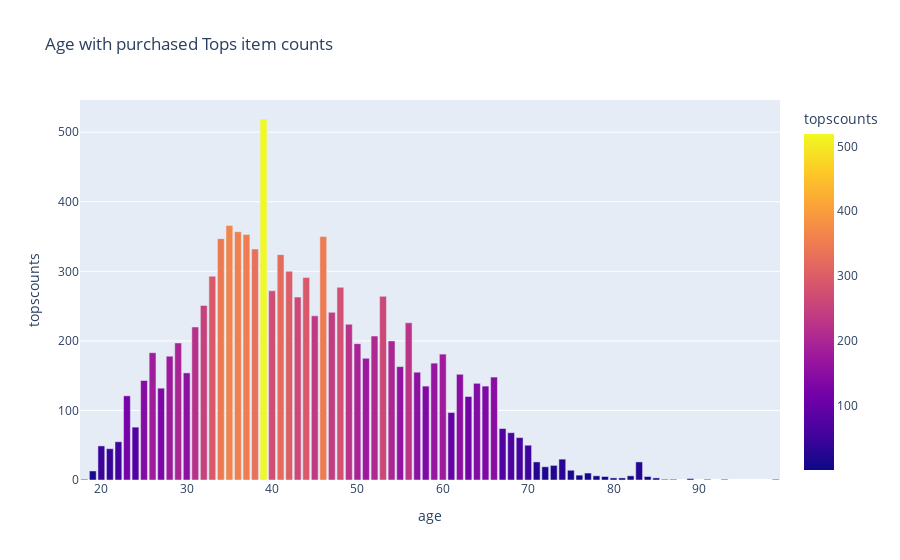

Notebook code cell kept with this figure:
### Code cell
# Creating Bar plot
fig = px.bar(age_tops, x="age", y="topscounts", title="Age with purchased Tops item counts", color="topscounts")

# Displaying Bar plot
fig.show()

### Figure 1 — Plotly figure (JSON) as saved in the notebook; plotly's stock layout.template omitted (floating-point values rounded to 4 significant figures)
{"data": [{"alignmentgroup": "True", "hovertemplate": "age=%{x}<br>topscounts=%{marker.color}<extra></extra>", "legendgroup": "", "marker": {"color": [519, 366, 357, 353, 350, 347, 332, 324, 300, 293, 291, 277, 272, 264, 263, 251, 241, 236, 226, 224, 220, 207, 200, 197, 196, 183, 181, 178, 175, 168, 163, 155, 154, 152, 148, 143, 139, 135, 135, 132, 121, 120, 97, 76, 74, 68, 61, 55, 50, 49, 45, 30, 26, 26, 21, 19, 14, 13, 10, 7, 6, 6, 5, 5, 3, 3, 3, 2, 1, 1, 1, 1, 1, 1], "coloraxis": "coloraxis", "pattern": {"shape": ""}}, "name": "", "offsetgroup": "", "orientation": "v", "showlegend": false, "textposition": "auto", "type": "bar", "x": [39, 35, 36, 37, 46, 34, 38, 41, 42, 33, 44, 48, 40, 53, 43, 32, 47, 45, 56, 49, 31, 52, 54, 29, 50, 26, 60, 28, 51, 59, 55, 57, 30, 62, 66, 25, 64, 58, 65, 27, 23, 63, 61, 24, 67, 68, 69, 22, 70, 20, 21, 74, 83, 71, 73, 72, 75, 19, 77, 76, 78, 82, 84, 79, 80, 85, 81, 89, 93, 86, 87, 18, 91, 99], "xaxis": "x", "y": [519, 366, 357, 353, 350, 347, 332, 324, 300, 293, 291, 277, 272, 264, 263, 251, 241, 236, 226, 224, 220, 207, 200, 197, 196, 183, 181, 178, 175, 168, 163, 155, 154, 152, 148, 143, 139, 135, 135, 132, 121, 120, 97, 76, 74, 68, 61, 55, 50, 49, 45, 30, 26, 26, 21, 19, 14, 13, 10, 7, 6, 6, 5, 5, 3, 3, 3, 2, 1, 1, 1, 1, 1, 1], "yaxis": "y"}], "layout": {"barmode": "relative", "coloraxis": {"colorbar": {"title": {"text": "topscounts"}}, "colorscale": [[0, "#0d0887"], [0.1111, "#46039f"], [0.2222, "#7201a8"], [0.3333, "#9c179e"], [0.4444, "#bd3786"], [0.5556, "#d8576b"], [0.6667, "#ed7953"], [0.7778, "#fb9f3a"], [0.8889, "#fdca26"], [1, "#f0f921"]]}, "legend": {"tracegroupgap": 0}, "title": {"text": "Age with purchased Tops item counts"}, "xaxis": {"anchor": "y", "domain": [0, 1], "title": {"text": "age"}}, "yaxis": {"anchor": "x", "domain": [0, 1], "title": {"text": "topscounts"}}}}
